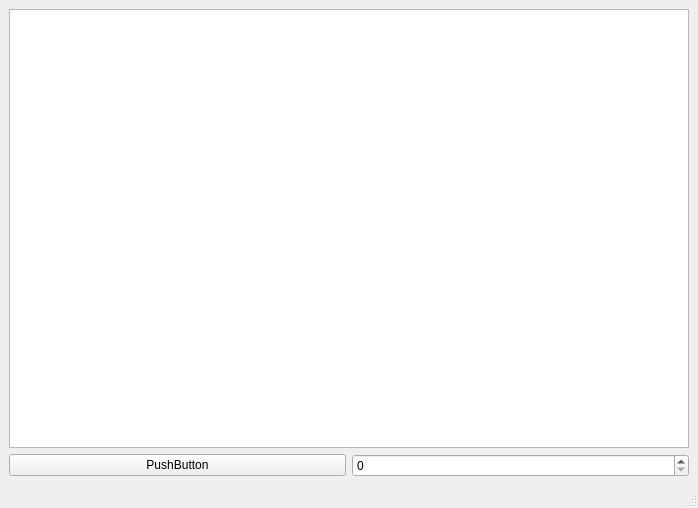
<?xml version="1.0" encoding="UTF-8"?>
<ui version="4.0">
 <class>MainWindow</class>
 <widget class="QMainWindow" name="MainWindow">
  <property name="geometry">
   <rect>
    <x>0</x>
    <y>0</y>
    <width>698</width>
    <height>508</height>
   </rect>
  </property>
  <property name="windowTitle">
   <string>MainWindow</string>
  </property>
  <widget class="QWidget" name="centralwidget">
   <layout class="QVBoxLayout" name="verticalLayout">
    <item>
     <widget class="QTextEdit" name="textEdit"/>
    </item>
    <item>
     <layout class="QHBoxLayout" name="horizontalLayout">
      <item>
       <widget class="QPushButton" name="pushButton">
        <property name="text">
         <string>PushButton</string>
        </property>
       </widget>
      </item>
      <item>
       <widget class="QSpinBox" name="spinBox"/>
      </item>
     </layout>
    </item>
   </layout>
  </widget>
  <widget class="QMenuBar" name="menubar">
   <property name="geometry">
    <rect>
     <x>0</x>
     <y>0</y>
     <width>698</width>
     <height>22</height>
    </rect>
   </property>
  </widget>
  <widget class="QStatusBar" name="statusbar"/>
 </widget>
 <resources/>
 <connections/>
</ui>
